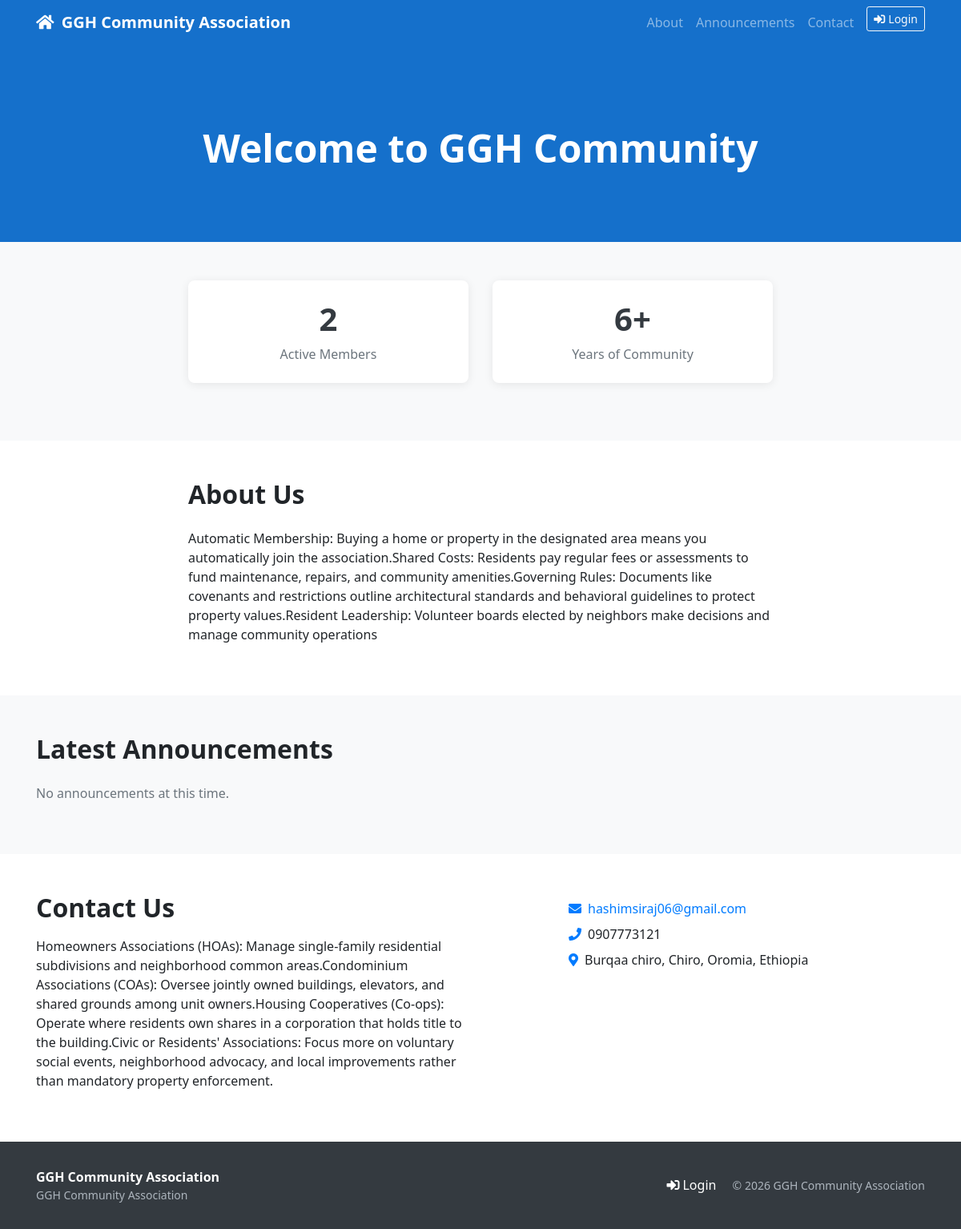
The page / on the database its author committed.
### core/models.py (models this page shows, shortened)
class SystemSettings(models.Model):
    association_name = models.CharField(max_length=200, default='GGH Community Association')
    association_tagline = models.CharField(max_length=255, blank=True, default='')
    association_email = models.EmailField(blank=True)
    association_phone = models.CharField(max_length=30, blank=True)
    association_address = models.TextField(blank=True)
    currency_symbol = models.CharField(max_length=10, default='$')
    registration_fee = models.DecimalField(
        max_digits=10, decimal_places=2, default=0.00,
        help_text='One-time registration / joining fee for new members.'
    )
    default_monthly_contribution = models.DecimalField(
        max_digits=10, decimal_places=2, default=0.00,
        help_text='Default monthly contribution amount used when auto-generating expected payments.'
    )
    loan_interest_rate = models.DecimalField(
        max_digits=5, decimal_places=2, default=0.00,
        help_text='Annual interest rate (%) applied to loans.'
    )
    max_loan_multiplier = models.DecimalField(
        max_digits=5, decimal_places=2, default=3.00,
        help_text='Maximum loan amount as a multiple of total contributions.'
    )
    late_payment_penalty = models.DecimalField(
        max_digits=10, decimal_places=2, default=0.00,
        help_text='Fixed penalty charged for late monthly contributions.'
    )
    january_amount   = models.DecimalField(max_digits=10, decimal_places=2, null=True, blank=True, help_text='Leave blank to use default')
    february_amount  = models.DecimalField(max_digits=10, decimal_places=2, null=True, blank=True)
    march_amount     = models.DecimalField(max_digits=10, decimal_places=2, null=True, blank=True)
    april_amount     = models.DecimalField(max_digits=10, decimal_places=2, null=True, blank=True)
    may_amount       = models.DecimalField(max_digits=10, decimal_places=2, null=True, blank=True)
    june_amount      = models.DecimalField(max_digits=10, decimal_places=2, null=True, blank=True)
    july_amount      = models.DecimalField(max_digits=10, decimal_places=2, null=True, blank=True)
    august_amount    = models.DecimalField(max_digits=10, decimal_places=2, null=True, blank=True)
    september_amount = models.DecimalField(max_digits=10, decimal_places=2, null=True, blank=True)
    october_amount   = models.DecimalField(max_digits=10, decimal_places=2, null=True, blank=True)
    november_amount  = models.DecimalField(max_digits=10, decimal_places=2, null=True, blank=True)
    december_amount  = models.DecimalField(max_digits=10, decimal_places=2, null=True, blank=True)
    fiscal_year_start_month = models.IntegerField(
        default=1,
        choices=[(i, calendar.month_name[i]) for i in range(1, 13)],
        help_text='Month the financial year begins (usually January).'
    )
    enable_late_penalty = models.BooleanField(default=False)
    allow_partial_payments = models.BooleanField(default=True)
    auto_generate_expected_on_member_create = models.BooleanField(
        default=False,
        help_text='Automatically create ExpectedPayments for all months when a new member is registered.'
    )
    updated_at = models.DateTimeField(auto_now=True)
    MONTH_FIELDS = [
        'january_amount', 'february_amount', 'march_amount', 'april_amount',
        'may_amount', 'june_amount', 'july_amount', 'august_amount',
        'september_amount', 'october_amount', 'november_amount', 'december_amount'
    ]
    class Meta:
        verbose_name = 'System Settings'
        verbose_name_plural = 'System Settings'
    @classmethod
    def get_settings(cls):
        obj, _ = cls.objects.get_or_create(pk=1)
        return obj

class HomePage(models.Model):
    hero_title = models.CharField(
        max_length=200, default='Welcome to GGH Community',
        help_text='Large heading displayed in the hero banner.'
    )
    hero_subtitle = models.CharField(
        max_length=400, blank=True,
        help_text='Short tagline under the hero title.'
    )
    hero_background_color = models.CharField(
        max_length=20, default='#343a40',
        help_text='CSS color for the hero background (e.g. #343a40 or #1a6b3c).'
    )
    hero_text_color = models.CharField(max_length=20, default='#ffffff')
    show_login_button = models.BooleanField(default=True)
    login_button_label = models.CharField(max_length=60, default='Member Login')
    show_about = models.BooleanField(default=True)
    about_title = models.CharField(max_length=200, default='About Us')
    about_body = models.TextField(
        blank=True,
        help_text='Rich text / paragraphs describing the association.'
    )
    show_announcements = models.BooleanField(default=True)
    announcements_title = models.CharField(max_length=200, default='Latest Announcements')
    show_contact = models.BooleanField(default=True)
    contact_title = models.CharField(max_length=200, default='Contact Us')
    contact_body = models.TextField(blank=True)
    show_stats = models.BooleanField(default=True, help_text='Show member count / year counters on homepage.')
    updated_at = models.DateTimeField(auto_now=True)
    class Meta:
        verbose_name = 'Home Page Content'
    @classmethod
    def get_content(cls):
        obj, _ = cls.objects.get_or_create(pk=1)
        return obj

### core/views.py (the view)
# urls.py: 2. Add a URL to urlpatterns:  path('', views.home, name='home')
def home(request):
    if request.user.is_authenticated:
        return redirect('core:dashboard')
    content = HomePage.get_content()
    sys = SystemSettings.get_settings()
    announcements = Announcement.objects.filter(is_active=True)
    stats = {}
    if content.show_stats:
        from django.utils import timezone
        stats = {
            'total_members': Member.objects.filter(status='active').count(),
            'years_active': timezone.now().year - 2020,  # adjust founding year via settings later
        }
    return render(request, 'core/home.html', {
        'content': content,
        'sys': sys,
        'announcements': announcements,
        'stats': stats,
    })

### core/templates/core/home.html (shortened to what this page needs)
<!DOCTYPE html>
<html lang="en">
<head>
    <link rel="stylesheet" href="https://cdn.jsdelivr.net/npm/bootstrap@4.6.2/dist/css/bootstrap.min.css">
    <link rel="stylesheet" href="https://cdnjs.cloudflare.com/ajax/libs/font-awesome/5.15.4/css/all.min.css">
</head>
<body>
<nav class="navbar navbar-expand-lg navbar-dark" style="background-color: {{ content.hero_background_color }};">
    <div class="container">
        <a class="navbar-brand font-weight-bold" href="{% url 'core:home' %}">
            <i class="fas fa-home mr-1"></i> {{ sys.association_name }}
        </a>
        <div class="collapse navbar-collapse" id="navbarNav">
            <ul class="navbar-nav ml-auto">
                <li class="nav-item"><a class="nav-link" href="#about">About</a></li>
                <li class="nav-item"><a class="nav-link" href="#announcements">Announcements</a></li>
                <li class="nav-item"><a class="nav-link" href="#contact">Contact</a></li>
                {% if content.show_login_button %}
                <li class="nav-item ml-lg-2">
                    <a class="btn btn-outline-light btn-sm" href="{% url 'login' %}">
                        <i class="fas fa-sign-in-alt mr-1"></i>{{ content.login_button_label }}
                    </a>
                </li>
                {% endif %}
            </ul>
        </div>
    </div>
</nav>
<section class="hero-section">
    <div class="container">
        <h1>{{ content.hero_title }}</h1>
    </div>
</section>
{% if content.show_stats and stats %}
<section class="py-5 bg-light">
    <div class="container">
        <div class="row justify-content-center">
            <div class="col-md-4 mb-4">
                <div class="stat-box">
                    <h2>{{ stats.total_members }}</h2>
                    <p>Active Members</p>
                </div>
            </div>
            <div class="col-md-4 mb-4">
                <div class="stat-box">
                    <h2>{{ stats.years_active }}+</h2>
                    <p>Years of Community</p>
                </div>
            </div>
        </div>
    </div>
</section>
{% endif %}
{% if content.show_about %}
<section class="py-5" id="about">
    <div class="container">
        <div class="row">
            <div class="col-lg-8 mx-auto">
                <h2 class="mb-4 font-weight-bold">{{ content.about_title }}</h2>
                {% if content.about_body %}
                    {{ content.about_body|linebreaks }}
                {% else %}
                    <p class="text-muted">About content coming soon. <a href="{% url 'login' %}">Log in</a> as admin to edit this page.</p>
                {% endif %}
            </div>
        </div>
    </div>
</section>
{% endif %}
{% if content.show_announcements %}
<section class="py-5 bg-light" id="announcements">
    <div class="container">
        <h2 class="mb-4 font-weight-bold">{{ content.announcements_title }}</h2>
        {% if announcements %}
            <div class="row">
                {% for ann in announcements %}
                <div class="col-md-6 mb-3">
                    <div class="card announcement-card h-100 {% if ann.pinned %}pinned{% endif %}">
                        <div class="card-body">
                            {% if ann.pinned %}
                                <span class="badge badge-warning mb-1"><i class="fas fa-thumbtack mr-1"></i>Pinned</span>
                            {% endif %}
                            <h5 class="card-title">{{ ann.title }}</h5>
                            <p class="card-text text-muted">{{ ann.body|linebreaks }}</p>
                            <small class="text-muted">{{ ann.updated_at|date:"M d, Y" }}</small>
                        </div>
                    </div>
                </div>
                {% endfor %}
            </div>
        {% else %}
            <p class="text-muted">No announcements at this time.</p>
        {% endif %}
    </div>
</section>
{% endif %}
{% if content.show_contact %}
<section class="py-5" id="contact">
    <div class="container">
        <div class="row">
            <div class="col-lg-6">
                <h2 class="mb-3 font-weight-bold">{{ content.contact_title }}</h2>
                {% if content.contact_body %}
                    {{ content.contact_body|linebreaks }}
                {% endif %}
            </div>
            <div class="col-lg-5 offset-lg-1">
                <ul class="list-unstyled mt-2">
                    {% if sys.association_email %}
                    <li class="mb-2"><i class="fas fa-envelope mr-2 text-primary"></i><a href="mailto:{{ sys.association_email }}">{{ sys.association_email }}</a></li>
                    {% endif %}
                    {% if sys.association_phone %}
                    <li class="mb-2"><i class="fas fa-phone mr-2 text-primary"></i>{{ sys.association_phone }}</li>
                    {% endif %}
                    {% if sys.association_address %}
                    <li class="mb-2"><i class="fas fa-map-marker-alt mr-2 text-primary"></i>{{ sys.association_address }}</li>
                    {% endif %}
                </ul>
            </div>
        </div>
    </div>
</section>
{% endif %}
<footer>
    <div class="container">
        <div class="row align-items-center">
            <div class="col-md-6">
                <strong class="text-white">{{ sys.association_name }}</strong>
                {% if sys.association_tagline %}<p class="mb-0 small">{{ sys.association_tagline }}</p>{% endif %}
            </div>
            <div class="col-md-6 text-md-right mt-3 mt-md-0">
                {% if content.show_login_button %}
                    <a href="{% url 'login' %}" class="text-white mr-3"><i class="fas fa-sign-in-alt mr-1"></i>{{ content.login_button_label }}</a>
                {% endif %}
                <small>&copy; {% now "Y" %} {{ sys.association_name }}</small>
            </div>
        </div>
    </div>
</footer>
</body>
</html>

### rows shown on the page
SystemSettings: association_name "GGH Community Association", association_email "hashimsiraj06@gmail.com", association_phone "0907773121", association_address "Burqaa chiro, Chiro, Oromia, Ethiopia", association_tagline "GGH Community Association"
HomePage: login_button_label "Login", hero_title "Welcome to GGH Community", about_title "About Us", about_body "Automatic Membership: Buying a home or property in the designated area means you automatically join the association.Shared Costs: Residents pay regular fees or assessments to fund maintenance, repairs, and community amenities.Governing Rules: Documents like covenants and restrictions outline architectural standards and behavioral guidelines to protect property values.Resident Leadership: Volunteer boards elected by neighbors make decisions and manage community operations", announcements_title "Latest Announcements", contact_title "Contact Us", contact_body "Homeowners Associations (HOAs): Manage single-family residential subdivisions and neighborhood common areas.Condominium Associations (COAs): Oversee jointly owned buildings, elevators, and shared grounds among unit owners.Housing Cooperatives (Co-ops): Operate where residents own shares in a corporation that holds title to the building.Civic or Residents' Associations: Focus more on voluntary social events, neighborhood advocacy, and local improvements rather than mandatory property enforcement."

### other values the page prints
{{ stats.total_members }} "2"
{{ stats.years_active }} "6"
